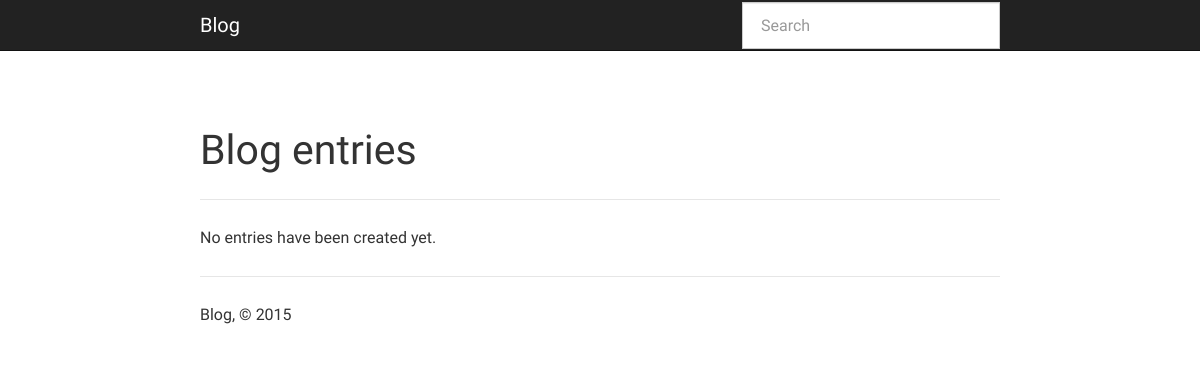
/, run on an earlier commit of the app's database.
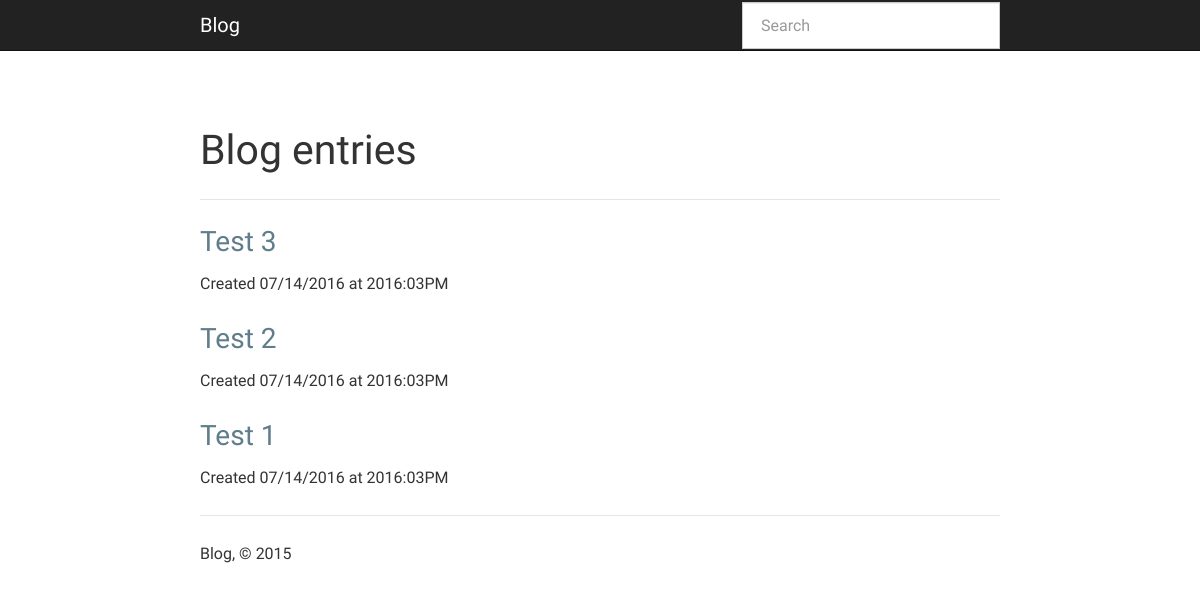
And on a later commit of the database.
### app.py (models this page shows, shortened)
class Entry(flask_db.Model):
    title = CharField()
    slug = CharField(unique=True)
    content = TextField()
    published = BooleanField(index=True)
    timestamp = DateTimeField(default=datetime.datetime.now, index=True)
    @classmethod
    def public(cls):
        return Entry.select().where(Entry.published == True)

### app.py (the view)
@app.route('/')
def index():
    search_query = request.args.get('q')
    if search_query:
        query = Entry.search(search_query)
    else:
        query = Entry.public().order_by(Entry.timestamp.desc())
    return object_list(
        'index.html',
        query,
        search=search_query,
        check_bounds=False)

### templates/index.html (shortened to what this page needs)
{% extends "base.html" %}
{% block content_title %}{% if search %}Search "{{ search }}"{% else %}Blog entries{% endif %}{% endblock %}
{% block content %}
  {% for entry in object_list %}
    {% if search %}
      {% set entry = entry.entry %}
    {% endif %}
    <h3>
      <a href="{% if entry.published %}{{ url_for('detail', slug=entry.slug) }}{% else %}{{ url_for('edit', slug=entry.slug) }}{% endif %}">
        {{ entry.title }}
      </a>
    </h3>
    <p>Created {{ entry.timestamp.strftime('%m/%d/%Y at %G:%I%p') }}</p>
  {% else %}
    <p>No entries have been created yet.</p>
  {% endfor %}
{% endblock %}

What changed in the data, as far as the page shows it:
added Entry: title "Test 3", timestamp "07/14/2016 at 2016:03PM"
added Entry: title "Test 2", timestamp "07/14/2016 at 2016:03PM"
added Entry: title "Test 1", timestamp "07/14/2016 at 2016:03PM"
Also different on the page:
text no longer shown: "No entries have been created yet."
